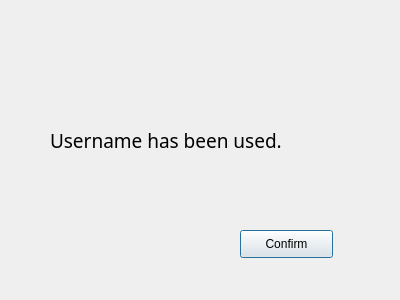
<?xml version="1.0" encoding="UTF-8"?>
<ui version="4.0">
 <class>Dialogg</class>
 <widget class="QDialog" name="Dialogg">
  <property name="geometry">
   <rect>
    <x>0</x>
    <y>0</y>
    <width>400</width>
    <height>300</height>
   </rect>
  </property>
  <property name="windowTitle">
   <string>Dialog</string>
  </property>
  <widget class="QLabel" name="label">
   <property name="geometry">
    <rect>
     <x>50</x>
     <y>90</y>
     <width>281</width>
     <height>101</height>
    </rect>
   </property>
   <property name="font">
    <font>
     <family>SimSun-ExtB</family>
     <pointsize>14</pointsize>
    </font>
   </property>
   <property name="text">
    <string>Username has been used.</string>
   </property>
  </widget>
  <widget class="QPushButton" name="pushButton">
   <property name="geometry">
    <rect>
     <x>240</x>
     <y>230</y>
     <width>93</width>
     <height>28</height>
    </rect>
   </property>
   <property name="text">
    <string>Confirm</string>
   </property>
  </widget>
 </widget>
 <resources/>
 <connections/>
</ui>
